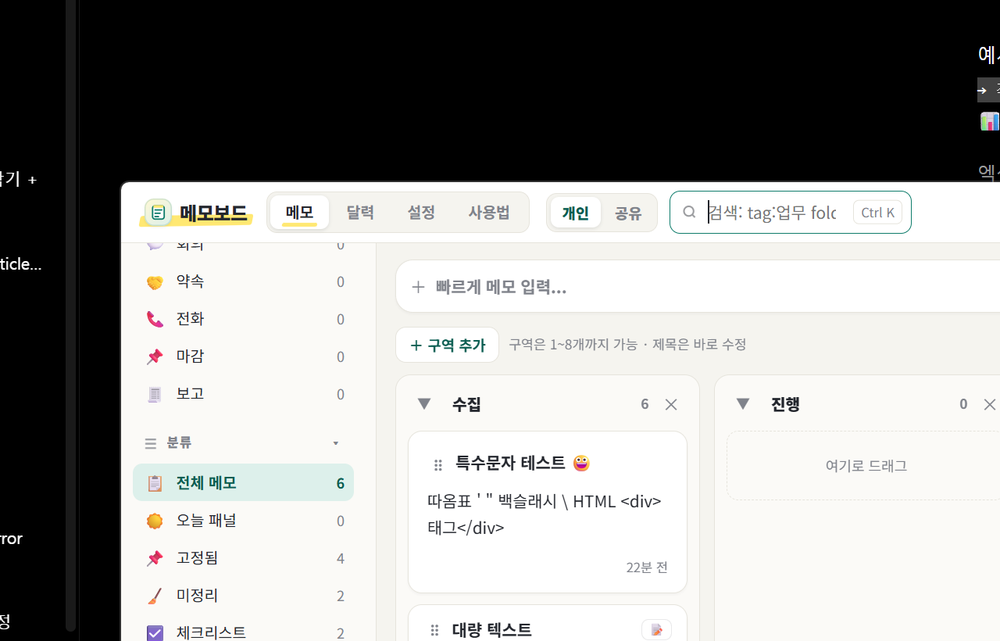
#> input picture scratch/crop.png, 1000 x 641 px, shrunk from 1280 x 820 before the run, found by its file name
$ python analyze_header.py
#> lines starting #> are read from the running program, lines starting #| are printed output that depends on the picture
from PIL import Image

img = Image.open("D:/AI/repository/Memoboard/scratch/crop.png")
#> img is the input picture: PIL image 1000x641 RGB; mean R, G, B 155.4, 155.3, 153.6
# Crop header region (height is usually around 100 pixels in high DPI)
header = img.crop((0, 0, img.width, 100))
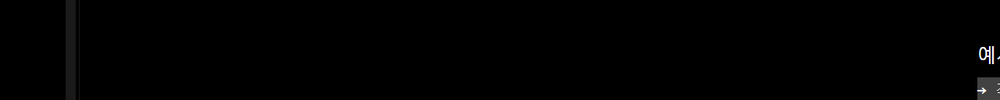
#> header: PIL image 1000x100 RGB; mean R, G, B 1, 1, 1
header.save("D:/AI/repository/Memoboard/scratch/header.png")
print("Header saved. Size:", header.size)
#| Header saved. Size: (1000, 100)
